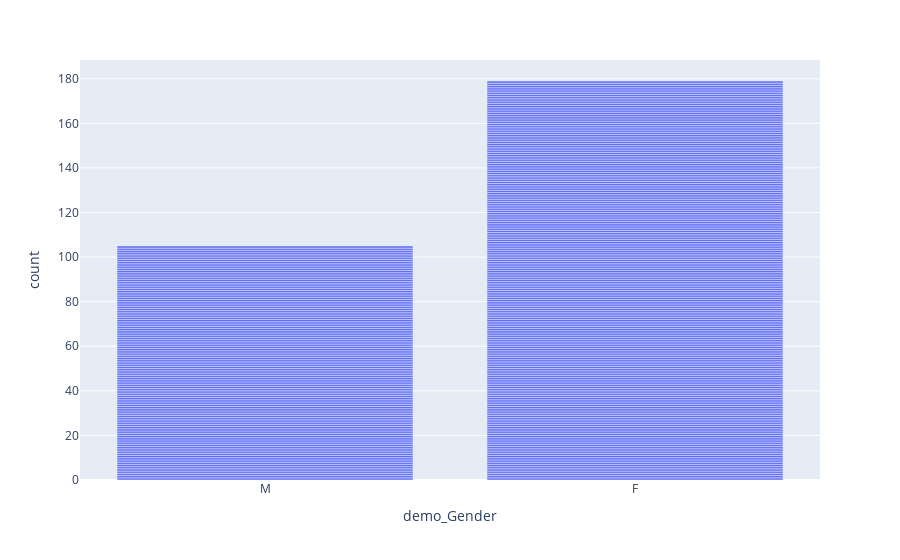

Write notebook code for a chart like this one.
### Markdown cell above
3. The majority of the immigrants are female, comprising 62% of the total.</br>

### Code cell
px.bar(df, x="demo_Gender")

### Figure 1 — Plotly figure (JSON) as saved in the notebook; plotly's stock layout.template omitted (floating-point values rounded to 4 significant figures; data arrays with more than 128 entries replaced by an {"elided": "..."} marker saying what was removed)
{"data": [{"alignmentgroup": "True", "hovertemplate": "demo_Gender=%{x}<br>count=%{y}<extra></extra>", "legendgroup": "", "marker": {"color": "#636efa", "pattern": {"shape": ""}}, "name": "", "offsetgroup": "", "orientation": "v", "showlegend": false, "textposition": "auto", "type": "bar", "x": {"elided": "284 str values"}, "xaxis": "x", "y": {"elided": "284 int values"}, "yaxis": "y"}], "layout": {"autosize": true, "barmode": "relative", "legend": {"tracegroupgap": 0}, "margin": {"t": 60}, "xaxis": {"anchor": "y", "autorange": true, "domain": [0, 1], "range": [-0.5, 1.5], "title": {"text": "demo_Gender"}, "type": "category"}, "yaxis": {"anchor": "x", "autorange": true, "domain": [0, 1], "range": [0, 188.4], "title": {"text": "count"}, "type": "linear"}}}
